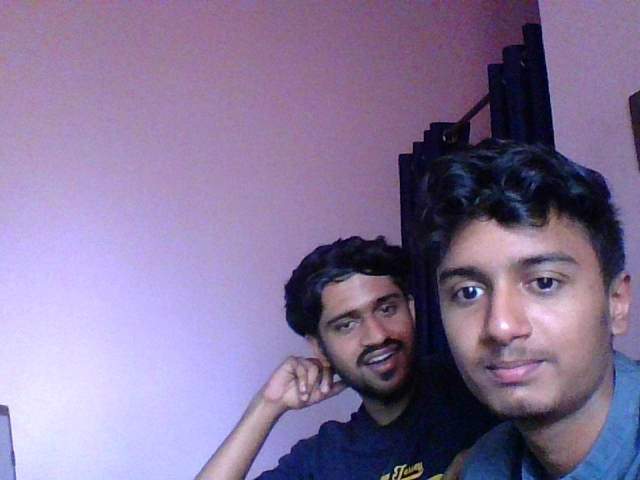
#> input picture 49.png, 640 x 480 px
$ python c.py
#> lines starting #> are read from the running program, lines starting #| are printed output that depends on the picture
import cv2

# Load Image
img = cv2.imread("49.png")
#> img is the input picture: shape (480, 640, 3); mean B, G, R 152.4, 116.6, 133

# Prepare crop area
width, height = 700, 550
x, y = 200, 50

# Crop image to specified area using slicing
crop_img = img[y:y+height, x:x+width]
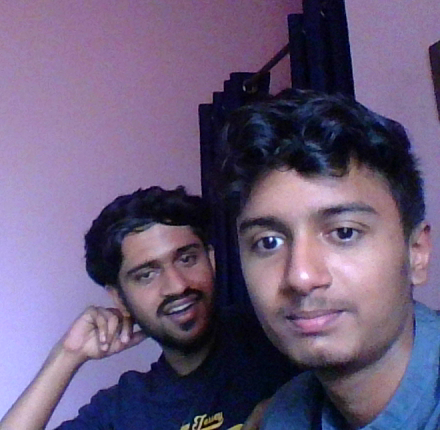
#> crop_img: shape (430, 440, 3); mean B, G, R 121.9, 91.4, 106.1

# Show image
cv2.imshow("cropped", crop_img)
cv2.waitKey(0)

$ run again, with 0.png copied over 49.png
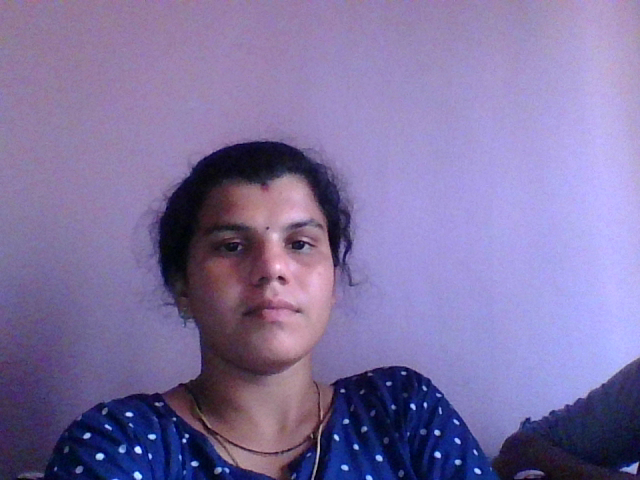
#> input picture 0.png, 640 x 480 px
#> img is the input picture: shape (480, 640, 3); mean B, G, R 161.2, 113.9, 127
#> `crop_img = img[y:y+height, x:x+width]`:
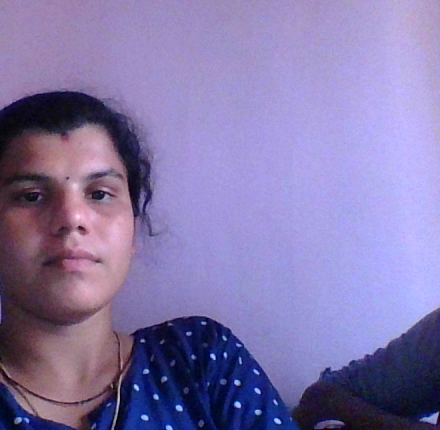
#> crop_img: shape (430, 440, 3); mean B, G, R 169.2, 119.5, 131.6
